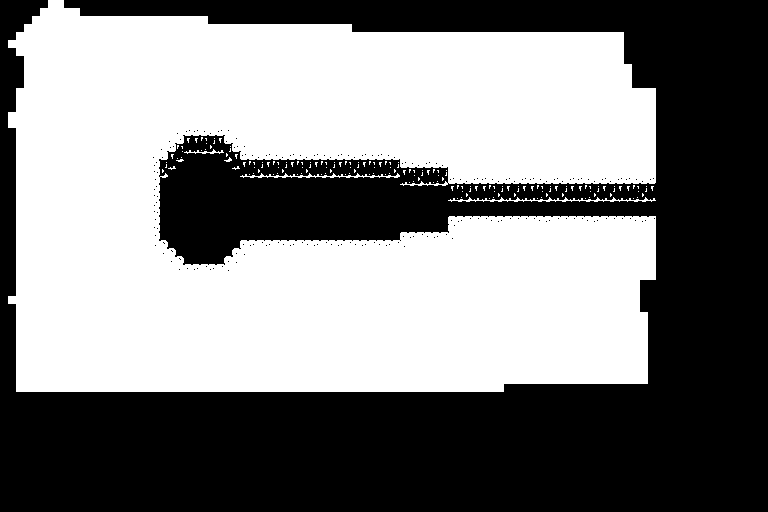

A 2D game scene composited from a Tiled map and its tileset images. What follows is a short description and the map's XML, with each tile layer's data collapsed to a summary:
An orthogonal 96x64 tile map with 8x8 px tiles, 1 tile layer (map) and 21 objects (4x Snow 1, 4x Snow 4, 2x Snow 3, 2x Snow 2, Ice Cube Area Gateway, ...).

<map version="1.10" tiledversion="1.11.2" orientation="orthogonal" renderorder="right-down" width="96" height="64" tilewidth="8" tileheight="8" infinite="0" nextlayerid="3" nextobjectid="28">
 <editorsettings>
  <export target="../public/assets/tilemaps/spring_flower_area.json" format="json" />
 </editorsettings>
 <tileset firstgid="1" name="snow" tilewidth="8" tileheight="8" spacing="8" margin="8" tilecount="64" columns="8">
  <image source="../public/assets/tilemaps/snow.png" width="136" height="136" />
  <tile id="0">
   <properties>
    <property name="collision" type="bool" value="true" />
   </properties>
  </tile>
  <tile id="1">
   <properties>
    <property name="collision" type="bool" value="true" />
   </properties>
  </tile>
  <tile id="2">
   <properties>
    <property name="collision" type="bool" value="true" />
   </properties>
  </tile>
  <tile id="3">
   <properties>
    <property name="collision" type="bool" value="true" />
   </properties>
  </tile>
  <tile id="4">
   <properties>
    <property name="collision" type="bool" value="true" />
   </properties>
  </tile>
  <tile id="5">
   <properties>
    <property name="collision" type="bool" value="true" />
   </properties>
  </tile>
  <tile id="6">
   <properties>
    <property name="collision" type="bool" value="true" />
   </properties>
  </tile>
  <tile id="8">
   <properties>
    <property name="collision" type="bool" value="true" />
   </properties>
  </tile>
  <tile id="9">
   <properties>
    <property name="collision" type="bool" value="true" />
   </properties>
  </tile>
  <tile id="10">
   <properties>
    <property name="collision" type="bool" value="true" />
   </properties>
  </tile>
  <tile id="11">
   <properties>
    <property name="collision" type="bool" value="true" />
   </properties>
  </tile>
  <tile id="12">
   <properties>
    <property name="collision" type="bool" value="true" />
   </properties>
  </tile>
  <tile id="13">
   <properties>
    <property name="collision" type="bool" value="true" />
   </properties>
  </tile>
  <tile id="14">
   <properties>
    <property name="collision" type="bool" value="true" />
   </properties>
  </tile>
  <tile id="16">
   <properties>
    <property name="collision" type="bool" value="true" />
   </properties>
  </tile>
  <tile id="17">
   <properties>
    <property name="collision" type="bool" value="true" />
   </properties>
  </tile>
  <tile id="18">
   <properties>
    <property name="collision" type="bool" value="true" />
   </properties>
  </tile>
  <tile id="19">
   <properties>
    <property name="collision" type="bool" value="true" />
   </properties>
  </tile>
  <tile id="20">
   <properties>
    <property name="collision" type="bool" value="true" />
   </properties>
  </tile>
  <tile id="21">
   <properties>
    <property name="collision" type="bool" value="true" />
   </properties>
  </tile>
  <tile id="22">
   <properties>
    <property name="collision" type="bool" value="true" />
   </properties>
  </tile>
  <tile id="24">
   <properties>
    <property name="collision" type="bool" value="true" />
   </properties>
  </tile>
  <tile id="25">
   <properties>
    <property name="collision" type="bool" value="false" />
   </properties>
  </tile>
  <tile id="26">
   <properties>
    <property name="collision" type="bool" value="false" />
   </properties>
  </tile>
  <tile id="27">
   <properties>
    <property name="collision" type="bool" value="false" />
   </properties>
  </tile>
  <tile id="28">
   <properties>
    <property name="collision" type="bool" value="true" />
   </properties>
  </tile>
  <tile id="29">
   <properties>
    <property name="collision" type="bool" value="true" />
   </properties>
  </tile>
  <tile id="30">
   <properties>
    <property name="collision" type="bool" value="true" />
   </properties>
  </tile>
  <tile id="32">
   <properties>
    <property name="collision" type="bool" value="true" />
   </properties>
  </tile>
  <tile id="33">
   <properties>
    <property name="collision" type="bool" value="true" />
   </properties>
  </tile>
  <tile id="34">
   <properties>
    <property name="collision" type="bool" value="true" />
   </properties>
  </tile>
  <tile id="35">
   <properties>
    <property name="collision" type="bool" value="true" />
   </properties>
  </tile>
  <tile id="36">
   <properties>
    <property name="collision" type="bool" value="true" />
   </properties>
  </tile>
  <tile id="37">
   <properties>
    <property name="collision" type="bool" value="true" />
   </properties>
  </tile>
  <tile id="38">
   <properties>
    <property name="collision" type="bool" value="true" />
   </properties>
  </tile>
  <tile id="40">
   <properties>
    <property name="collision" type="bool" value="false" />
   </properties>
  </tile>
 </tileset>
 <layer id="1" name="map" width="96" height="64">
  <data>[6144 cells, 3609 non-empty, 27 distinct tile ids]</data>
 </layer>
 <objectgroup id="2" name="objects">
  <object id="1" name="Ice Cube Area Gateway" x="456" y="200" width="16" height="16" />
  <object id="8" name="Snow 1" x="297" y="187">
   <point />
  </object>
  <object id="9" name="Snow 3" x="361" y="190">
   <point />
  </object>
  <object id="10" name="Snow 2" x="360" y="224">
   <point />
  </object>
  <object id="11" name="Snow 4" x="394" y="230">
   <point />
  </object>
  <object id="12" name="Snow 1" x="426" y="220">
   <point />
  </object>
  <object id="13" name="Snow 4" x="398" y="200">
   <point />
  </object>
  <object id="14" name="Snow 1" x="178" y="189">
   <point />
  </object>
  <object id="15" name="Snow 3" x="242" y="192">
   <point />
  </object>
  <object id="16" name="Snow 2" x="342" y="190">
   <point />
  </object>
  <object id="17" name="Snow 4" x="284" y="236">
   <point />
  </object>
  <object id="18" name="Snow 1" x="307" y="222">
   <point />
  </object>
  <object id="19" name="Snow 4" x="197" y="253">
   <point />
  </object>
  <object id="20" name="Flower" x="205" y="208">
   <point />
  </object>
  <object id="21" name="Dead Flower 1" x="381" y="214">
   <point />
  </object>
  <object id="22" name="Dead Flower 2" x="336" y="200">
   <point />
  </object>
  <object id="23" name="Dead Flower 3" x="287" y="209">
   <point />
  </object>
  <object id="24" name="Trigger Flower Cutscene" x="249" y="176" width="5" height="64" />
  <object id="25" name="Next To Flower" x="229" y="208">
   <point />
  </object>
  <object id="26" name="Back From Flower" x="245" y="208">
   <point />
  </object>
  <object id="27" name="Camera Bounds" x="23" y="94" width="587" height="212" />
 </objectgroup>
</map>
